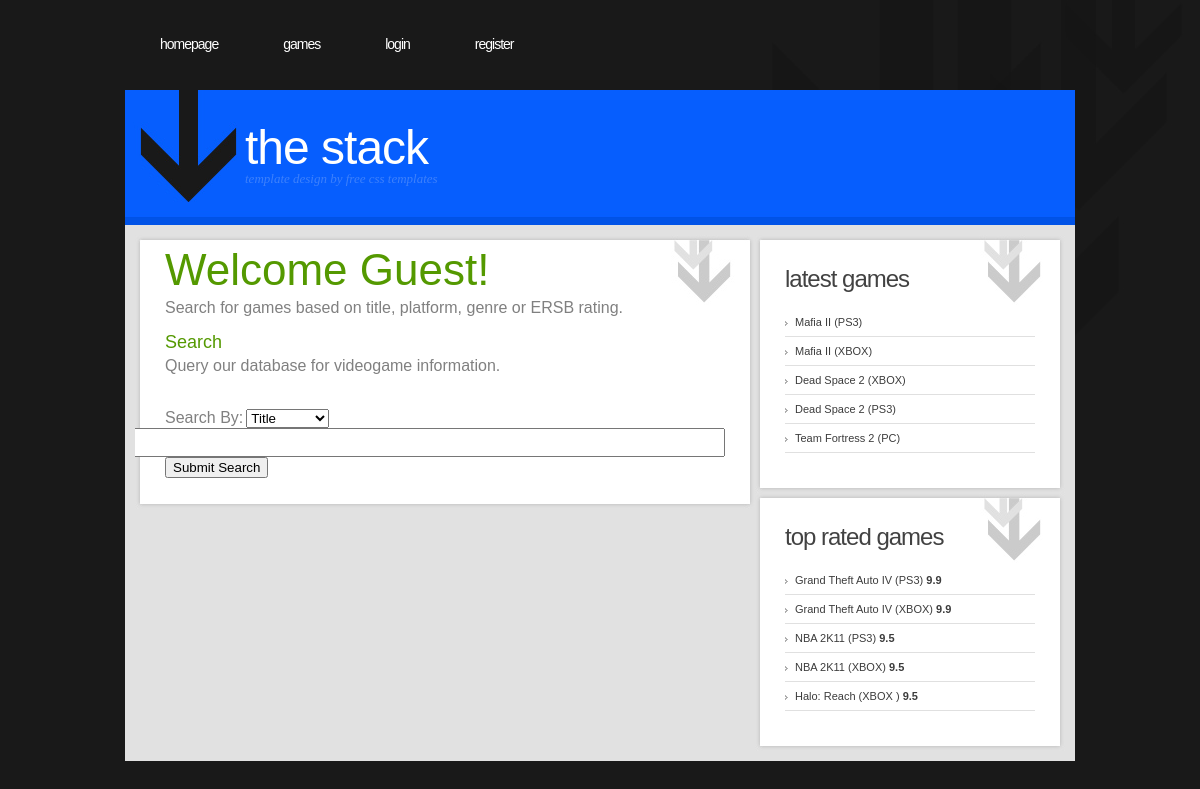
The app's page /home.php with its own data.
### tables this page shows
CREATE TABLE IF NOT EXISTS `videogames` (
  `game_id` int(11) NOT NULL AUTO_INCREMENT,
  `name` varchar(40) DEFAULT NULL,
  `platform` varchar(5) DEFAULT NULL,
  `genre` varchar(15) DEFAULT NULL,
  `developer` varchar(20) DEFAULT NULL,
  `rating` varchar(2) DEFAULT NULL,
  `single_player` tinyint(1) DEFAULT NULL,
  `multi_player` tinyint(1) DEFAULT NULL,
  `ign_score` decimal(2,1) DEFAULT NULL,
  `user_rating` decimal(2,1) DEFAULT NULL,
  PRIMARY KEY (`game_id`)
);

### home.php (the view, shortened to what this page needs)
<html>
<body>
<?php
	include('header.php');
?>
<div id="page">
	<div id="page-bgtop">
		<div id="page-bgbtm">
			<div id="content">
				<div class="post">
					<div class="post-bgtop">
						<div class="post-bgbtm">
							<div class="entry">
<?php
if($_SESSION['username'] != NULL){
$name = $_SESSION['username'];
echo "<h1>Welcome $name!</h1>";
}else{
echo "<h1>Welcome Guest!</h1>";
}
echo "<p><font size=3 color=grey>Search for games based on title, platform, genre or ERSB rating.</font></p>";
?>
							<h2 align=left>Search</h2>
							<form method="post" action="search.php">
							<p><font color=grey size=3>Query our database for videogame information.</p>
							<br>
							Search By:</font>
							<select name="type">
							<option value="name">Title</option>
							</SELECT>
							<br>
							<input style="font-size:default"  type="text" name="search" id="search" size=78%/><br><br>
							<input type="submit" value="Submit Search" name="submit" />
							</form>
							</div>
						</div>
					</div>
				</div>
			</div>
			<div id="sidebar">
				<ul>
					<li>
						<h2>LATEST GAMES</h2>
						<ul>
						<?PHP
							include "db_connect.php";
							$query= "SELECT name, platform FROM videogames ORDER BY game_id DESC LIMIT 5";
							$result=mysqli_query($db, $query);
							while($row = mysqli_fetch_array($result)){
								$title= $row['name'];
								$platform=$row['platform'];
								echo "<li>$title ($platform) </li>";
							}
						?>
						</ul>
					</li>
					<li>
						<h2>TOP RATED GAMES</h2>
						<ul>
						<?PHP
							$query2="SELECT name, platform, ign_score FROM videogames ORDER BY ign_score DESC LIMIT 5";
							$result2= mysqli_query($db, $query2);
							while($row2 = mysqli_fetch_array($result2)){
								$title= $row2['name'];
								$platform=$row2['platform'];
								$ign=$row2['ign_score'];
								echo "<li>$title ($platform) <b>$ign</b> </li>";
							}
						?>
						</ul>
					</li>
				</ul>
			</div>
		</div>
	</div>
</div>
</body>
</html>

### style.css (style rules this page uses)
body { margin: 20px 0px 0px 0px; padding: 0; background: #191919 url(images/img07.jpg) no-repeat right top; font-family: Tahoma, Geneva, sans-serif; font-size: 11px; color: #3C3C3C; }
h1, h2, h3 { margin: 0; font-family: Arial, Helvetica, sans-serif; font-weight: normal; color: #549900; }
h1 { font-size: 44px; }
h2 { font-size: 18px; }
p, ul, ol { margin-top: 0; line-height: 240%; text-align: justify; }
#search { float: right; padding: 10px 10px 0px 0px; }
#page { width: 930px; margin: 0px auto; padding: 10px 10px 10px 10px; background: #E1E1E1; }
#page-bgbtm { overflow: hidden; }
#content { float: left; width: 620px; padding: 0px 0px 0px 0px; }
.post { background: url(images/img05.jpg) repeat-y left top; }
.post-bgtop { background: url(images/img04.jpg) no-repeat left top; }
.post-bgbtm { padding: 0px 30px 20px 30px; background: url(images/img06.jpg) no-repeat left bottom; }
.post .entry { padding: 10px 0px 0px 0px; }
#sidebar { float: right; width: 310px; font-family: Arial, Helvetica, sans-serif; }
#sidebar ul { margin: 0; padding: 0; background: none; list-style: none; line-height: normal; }
#sidebar li { background: url(images/img09.jpg) repeat-y left top; }
#sidebar li ul { margin: 0px 0px; padding: 0px 0px 20px 0px; background: url(images/img10.jpg) no-repeat left bottom; }
#sidebar li li { margin: -20px 30px 20px 30px; padding: 8px 0px 8px 10px; border-bottom: 1px solid #E0E0E0; background: url(images/img12.jpg) no-repeat left 13px; }
#sidebar h2 { height: 50px; margin: 0px; padding: 30px 0px 13px 30px; background: url(images/img08.jpg) no-repeat left top; letter-spacing: -1px; text-transform: lowercase; font-size: 24px; font-weight: normal; color: #424242; }

### records on screen
videogames: name "Mafia II", platform "PS3"
videogames: name "Mafia II", platform "XBOX"
videogames: name "Dead Space 2", platform "XBOX"
videogames: name "Dead Space 2", platform "PS3"
videogames: name "Team Fortress 2", platform "PC"
videogames: name "Grand Theft Auto IV", platform "PS3", ign_score "9.9"
videogames: name "Grand Theft Auto IV", platform "XBOX", ign_score "9.9"
videogames: name "NBA 2K11", platform "PS3", ign_score "9.5"
videogames: name "NBA 2K11", platform "XBOX", ign_score "9.5"
videogames: name "Halo: Reach", platform "XBOX", ign_score "9.5"
